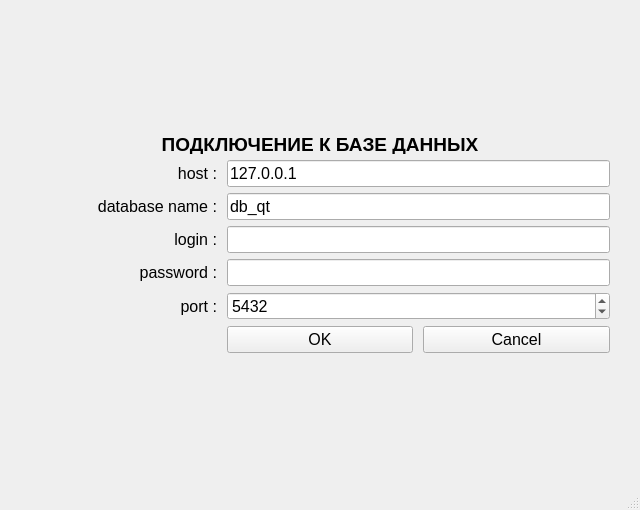
<?xml version="1.0" encoding="UTF-8"?>
<ui version="4.0">
 <class>MainWindow</class>
 <widget class="QMainWindow" name="MainWindow">
  <property name="geometry">
   <rect>
    <x>0</x>
    <y>0</y>
    <width>640</width>
    <height>510</height>
   </rect>
  </property>
  <property name="windowTitle">
   <string>DB connection</string>
  </property>
  <widget class="QWidget" name="centralwidget">
   <layout class="QGridLayout" name="gridLayout">
    <property name="leftMargin">
     <number>30</number>
    </property>
    <property name="topMargin">
     <number>30</number>
    </property>
    <property name="rightMargin">
     <number>30</number>
    </property>
    <property name="bottomMargin">
     <number>30</number>
    </property>
    <item row="0" column="0">
     <layout class="QGridLayout" name="gl_db_conn_form">
      <property name="horizontalSpacing">
       <number>10</number>
      </property>
      <property name="verticalSpacing">
       <number>6</number>
      </property>
      <item row="1" column="0">
       <widget class="QLabel" name="l_db_host">
        <property name="font">
         <font>
          <pointsize>12</pointsize>
         </font>
        </property>
        <property name="text">
         <string>host :</string>
        </property>
        <property name="alignment">
         <set>Qt::AlignRight|Qt::AlignTrailing|Qt::AlignVCenter</set>
        </property>
       </widget>
      </item>
      <item row="4" column="0">
       <widget class="QLabel" name="l_db_password">
        <property name="font">
         <font>
          <pointsize>12</pointsize>
         </font>
        </property>
        <property name="text">
         <string>password :</string>
        </property>
        <property name="alignment">
         <set>Qt::AlignRight|Qt::AlignTrailing|Qt::AlignVCenter</set>
        </property>
       </widget>
      </item>
      <item row="2" column="0">
       <widget class="QLabel" name="l_db_name">
        <property name="font">
         <font>
          <pointsize>12</pointsize>
         </font>
        </property>
        <property name="text">
         <string>database name :</string>
        </property>
        <property name="alignment">
         <set>Qt::AlignRight|Qt::AlignTrailing|Qt::AlignVCenter</set>
        </property>
       </widget>
      </item>
      <item row="6" column="2">
       <widget class="QPushButton" name="pb_db_conn_cancel">
        <property name="font">
         <font>
          <pointsize>12</pointsize>
         </font>
        </property>
        <property name="text">
         <string>Cancel</string>
        </property>
       </widget>
      </item>
      <item row="3" column="1" colspan="2">
       <widget class="QLineEdit" name="le_db_login">
        <property name="font">
         <font>
          <pointsize>12</pointsize>
         </font>
        </property>
       </widget>
      </item>
      <item row="1" column="1" colspan="2">
       <widget class="QLineEdit" name="le_db_host">
        <property name="font">
         <font>
          <pointsize>12</pointsize>
         </font>
        </property>
        <property name="text">
         <string>127.0.0.1</string>
        </property>
       </widget>
      </item>
      <item row="4" column="1" colspan="2">
       <widget class="QLineEdit" name="le_db_password">
        <property name="font">
         <font>
          <pointsize>12</pointsize>
         </font>
        </property>
        <property name="echoMode">
         <enum>QLineEdit::Password</enum>
        </property>
       </widget>
      </item>
      <item row="5" column="1" colspan="2">
       <widget class="QSpinBox" name="sb_db_port">
        <property name="font">
         <font>
          <pointsize>12</pointsize>
         </font>
        </property>
        <property name="cursor">
         <cursorShape>ArrowCursor</cursorShape>
        </property>
        <property name="maximum">
         <number>65536</number>
        </property>
        <property name="value">
         <number>5432</number>
        </property>
       </widget>
      </item>
      <item row="5" column="0">
       <widget class="QLabel" name="l_db_port">
        <property name="font">
         <font>
          <pointsize>12</pointsize>
         </font>
        </property>
        <property name="text">
         <string>port :</string>
        </property>
        <property name="alignment">
         <set>Qt::AlignRight|Qt::AlignTrailing|Qt::AlignVCenter</set>
        </property>
       </widget>
      </item>
      <item row="3" column="0">
       <widget class="QLabel" name="l_db_login">
        <property name="font">
         <font>
          <pointsize>12</pointsize>
         </font>
        </property>
        <property name="text">
         <string>login :</string>
        </property>
        <property name="alignment">
         <set>Qt::AlignRight|Qt::AlignTrailing|Qt::AlignVCenter</set>
        </property>
       </widget>
      </item>
      <item row="6" column="1">
       <widget class="QPushButton" name="pb_db_conn_ok">
        <property name="font">
         <font>
          <pointsize>12</pointsize>
         </font>
        </property>
        <property name="text">
         <string>OK</string>
        </property>
       </widget>
      </item>
      <item row="2" column="1" colspan="2">
       <widget class="QLineEdit" name="le_db_name">
        <property name="font">
         <font>
          <pointsize>12</pointsize>
         </font>
        </property>
        <property name="text">
         <string>db_qt</string>
        </property>
       </widget>
      </item>
      <item row="0" column="0" colspan="3">
       <widget class="QLabel" name="l_form_titile">
        <property name="maximumSize">
         <size>
          <width>16777215</width>
          <height>20</height>
         </size>
        </property>
        <property name="font">
         <font>
          <pointsize>14</pointsize>
          <bold>true</bold>
         </font>
        </property>
        <property name="text">
         <string>ПОДКЛЮЧЕНИЕ К БАЗЕ ДАННЫХ</string>
        </property>
        <property name="alignment">
         <set>Qt::AlignCenter</set>
        </property>
       </widget>
      </item>
     </layout>
    </item>
   </layout>
  </widget>
  <widget class="QMenuBar" name="menubar">
   <property name="geometry">
    <rect>
     <x>0</x>
     <y>0</y>
     <width>640</width>
     <height>25</height>
    </rect>
   </property>
  </widget>
  <widget class="QStatusBar" name="statusbar"/>
 </widget>
 <tabstops>
  <tabstop>le_db_host</tabstop>
  <tabstop>le_db_name</tabstop>
  <tabstop>le_db_login</tabstop>
  <tabstop>le_db_password</tabstop>
  <tabstop>sb_db_port</tabstop>
  <tabstop>pb_db_conn_ok</tabstop>
  <tabstop>pb_db_conn_cancel</tabstop>
 </tabstops>
 <resources/>
 <connections>
  <connection>
   <sender>pb_db_conn_cancel</sender>
   <signal>clicked()</signal>
   <receiver>le_db_name</receiver>
   <slot>clear()</slot>
   <hints>
    <hint type="sourcelabel">
     <x>541</x>
     <y>433</y>
    </hint>
    <hint type="destinationlabel">
     <x>480</x>
     <y>197</y>
    </hint>
   </hints>
  </connection>
  <connection>
   <sender>pb_db_conn_cancel</sender>
   <signal>clicked()</signal>
   <receiver>le_db_login</receiver>
   <slot>clear()</slot>
   <hints>
    <hint type="sourcelabel">
     <x>549</x>
     <y>403</y>
    </hint>
    <hint type="destinationlabel">
     <x>552</x>
     <y>251</y>
    </hint>
   </hints>
  </connection>
  <connection>
   <sender>pb_db_conn_cancel</sender>
   <signal>clicked()</signal>
   <receiver>sb_db_port</receiver>
   <slot>clear()</slot>
   <hints>
    <hint type="sourcelabel">
     <x>507</x>
     <y>405</y>
    </hint>
    <hint type="destinationlabel">
     <x>582</x>
     <y>352</y>
    </hint>
   </hints>
  </connection>
  <connection>
   <sender>pb_db_conn_cancel</sender>
   <signal>clicked()</signal>
   <receiver>le_db_host</receiver>
   <slot>clear()</slot>
   <hints>
    <hint type="sourcelabel">
     <x>517</x>
     <y>407</y>
    </hint>
    <hint type="destinationlabel">
     <x>519</x>
     <y>148</y>
    </hint>
   </hints>
  </connection>
  <connection>
   <sender>pb_db_conn_cancel</sender>
   <signal>clicked()</signal>
   <receiver>le_db_password</receiver>
   <slot>clear()</slot>
   <hints>
    <hint type="sourcelabel">
     <x>556</x>
     <y>414</y>
    </hint>
    <hint type="destinationlabel">
     <x>569</x>
     <y>306</y>
    </hint>
   </hints>
  </connection>
 </connections>
</ui>
